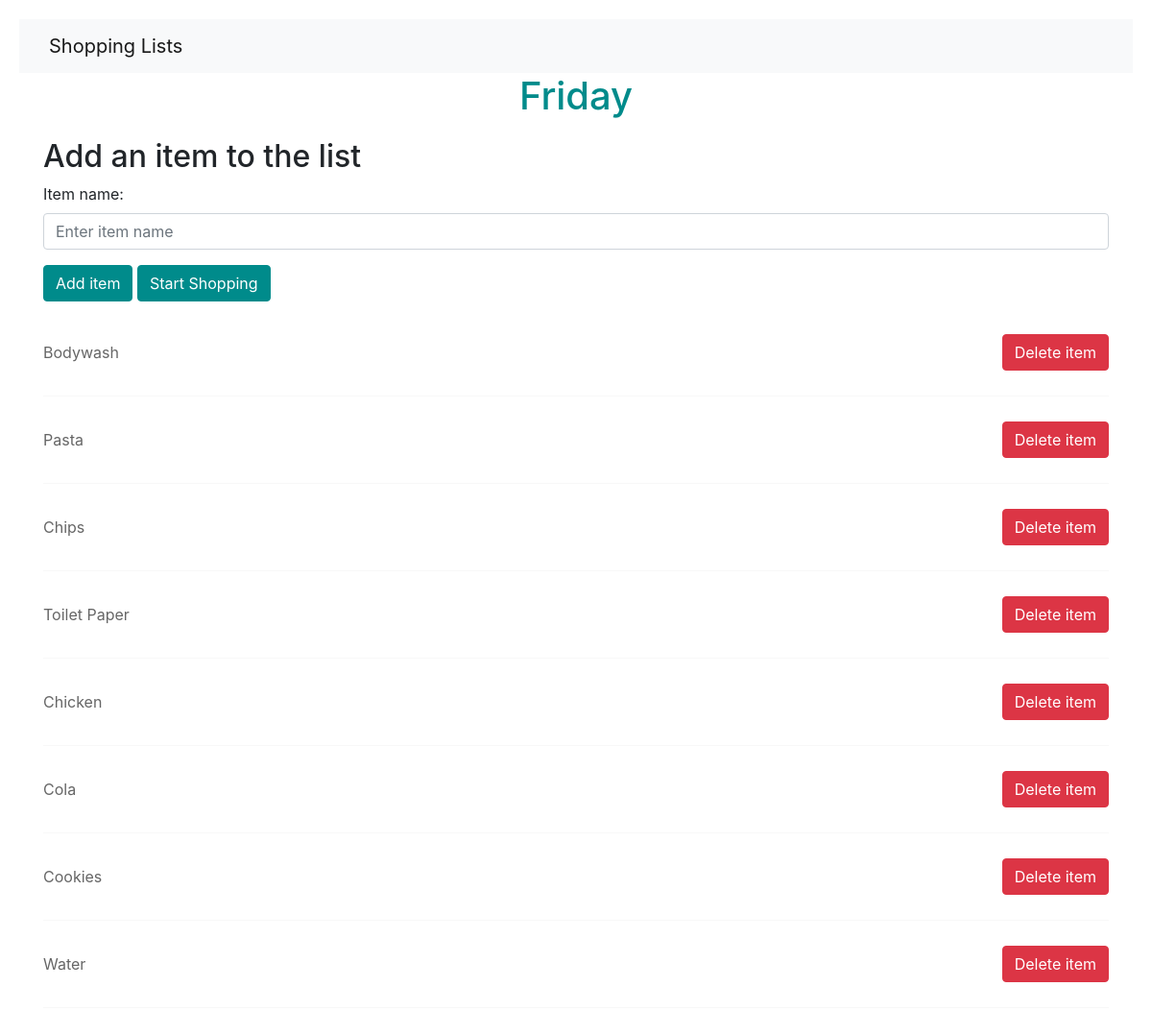
Screenshot of /view_list/2 with the database file from the repository.
### tables this page shows
CREATE TABLE `ShoppingList` (
  `ShoppingListId` integer PRIMARY KEY,
  `ShoppingListName` text,
    FOREIGN KEY (`ShoppingListId`) REFERENCES `ShoppingListMapping` (`ShoppingListId`)

);

CREATE TABLE `ShoppingListMapping` (
  `ListMappingID` integer PRIMARY KEY,
  `ShoppingListId` integer,
  `ProductID` integer,
    FOREIGN KEY (`ProductID`) REFERENCES `ProductList` (`ProductID`)

);

CREATE TABLE `ProductList` (
  `ProductName` text,
  `ProductID` integer PRIMARY KEY,
    FOREIGN KEY (`ProductID`) REFERENCES `Mapping` (`ProductID1`),
    FOREIGN KEY (`ProductID`) REFERENCES `Mapping` (`ProductID2`)


);

### application/app.py (the view)
@app.route('/view_list/<list_id>')
def view_list(list_id):
    list_data = db.execute("SELECT * FROM ShoppingList WHERE ShoppingListId = ?", list_id)
    if list_data:
        items = db.execute("SELECT * FROM ShoppingListMapping sm, ProductList pl WHERE sm.ShoppingListId = ? AND sm.ProductID = pl.ProductID", list_id)
        products = db.execute("SELECT * FROM ProductList")
        supermarkets = db.execute("SELECT * FROM SupermarketList")
        return render_template('list.html', list_name=list_data[0]['ShoppingListName'], list_id=list_id, items=items, products=products, supermarkets=supermarkets)
    return redirect(url_for('home'))

### application/templates/list.html (shortened to what this page needs)
{% extends "layout.html" %}
{% block body %}
<div class="container">
    <h1>{{ list_name }}</h1>
    <h2>Add an item to the list</h2>
    <form action="{{ url_for('add_item', list_id=list_id) }}" method="POST">
        <div class="form-group">
            <label for="item_name">Item name:</label>
            <input type="text" class="form-control" name="item_name" id="item_name" placeholder="Enter item name">
        </div>
        <button type="submit" class="btn btn-primary">Add item</button>
        <button type="button" class="btn btn-primary" data-bs-toggle="modal" data-bs-target="#exampleModal">
          Start Shopping
        </button>
    </form>
    <br>
    {% for item in items %}
      <div class="item" style="display: flex; justify-content: space-between; align-items: center; padding: 10px 0;">
        <p style="margin: 0;">{{ item.ProductName }}</p>
        <form action="{{ url_for('delete_item', list_id=list_id, item_id=item.id) }}" method="GET">
          <button type="submit" class="btn btn-danger">Delete item</button>
        </form>
      </div>
      <hr>
    {% endfor %}
</div>
{% endblock %}

### application/static/styles.css (style rules this page uses)
body { padding: 20px; }
h1 { font-size: 40px; text-align: center; color: darkcyan; margin-bottom: 20px; }
p { font-size: 16px; line-height: 1.5; color: #666; margin-bottom: 20px; }
.btn-primary { color: white; background-color: darkcyan; border-color: darkcyan; }

### rows the page displays
ShoppingList: ShoppingListName "Friday"
ShoppingListMapping: ProductName "Bodywash"
ShoppingListMapping: ProductName "Pasta"
ShoppingListMapping: ProductName "Chips"
ShoppingListMapping: ProductName "Toilet Paper"
ShoppingListMapping: ProductName "Chicken"
ShoppingListMapping: ProductName "Cola"
ShoppingListMapping: ProductName "Cookies"
ShoppingListMapping: ProductName "Water"
